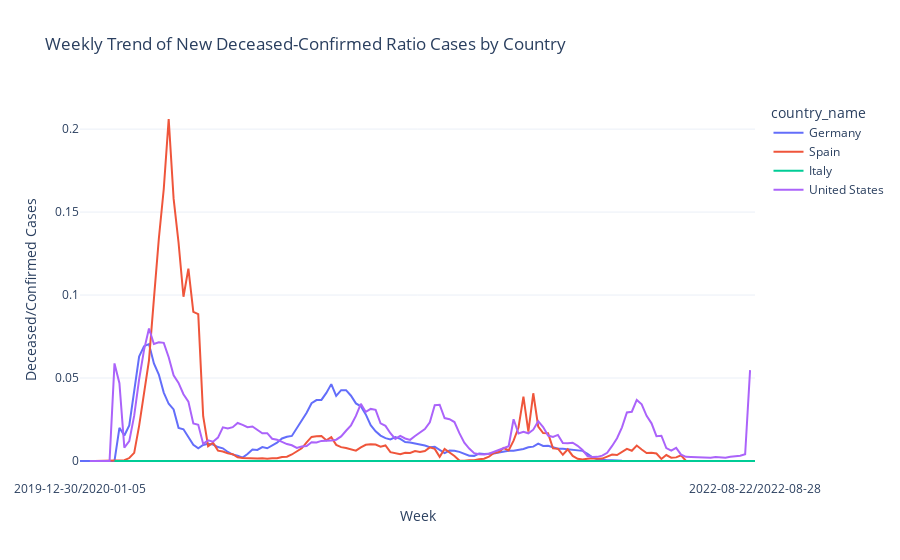

The cell this chart's notebook holds for it:
### Code cell
# plotting the graph
fig = px.line(df, x="week", y="new_deceased_confirmed_ratio", color="country_name",
              title="Weekly Trend of New Deceased-Confirmed Ratio Cases by Country",
              labels={"week": "Week", "new_deceased_confirmed_ratio": "Deceased/Confirmed Cases"},
              template="plotly_white")
fig.update_xaxes(tickangle=45)

fig.update_xaxes(
    tickangle=0,   # Align ticks horizontally
    tickvals=[df['week'].min(), df['week'].max()],  # Show only first and last week
    ticktext=[df['week'].min(), df['week'].max()]   # Labels for the ticks
)

fig.show()
